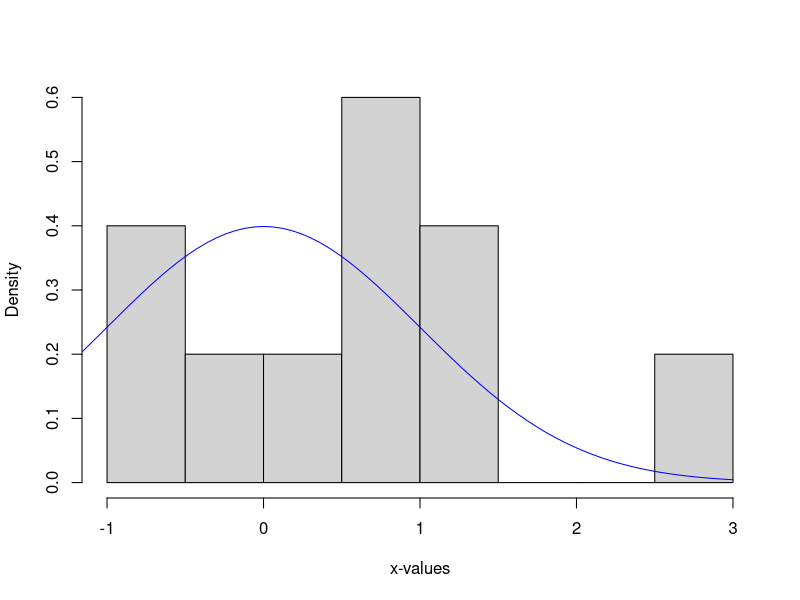
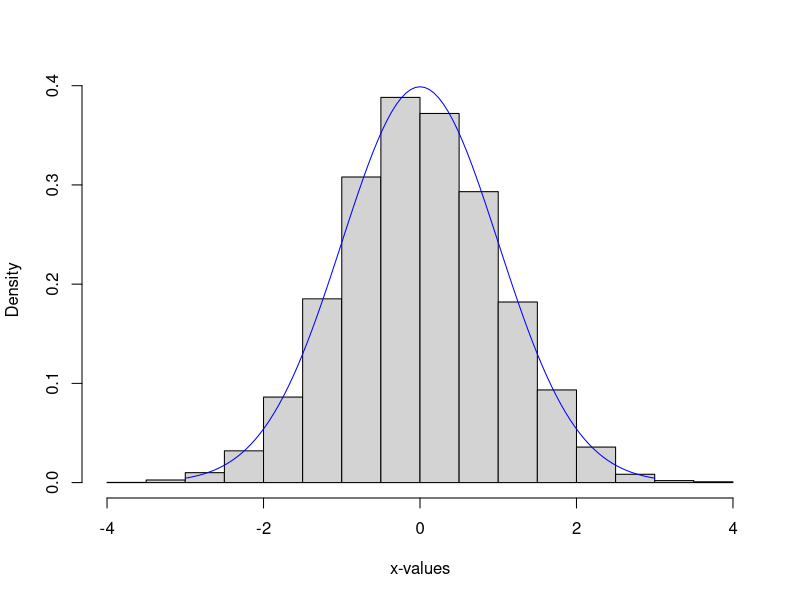
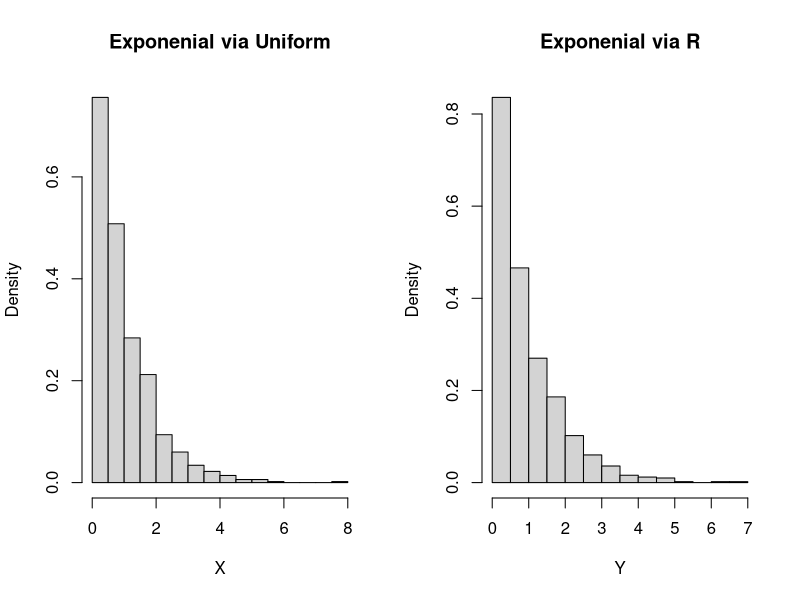
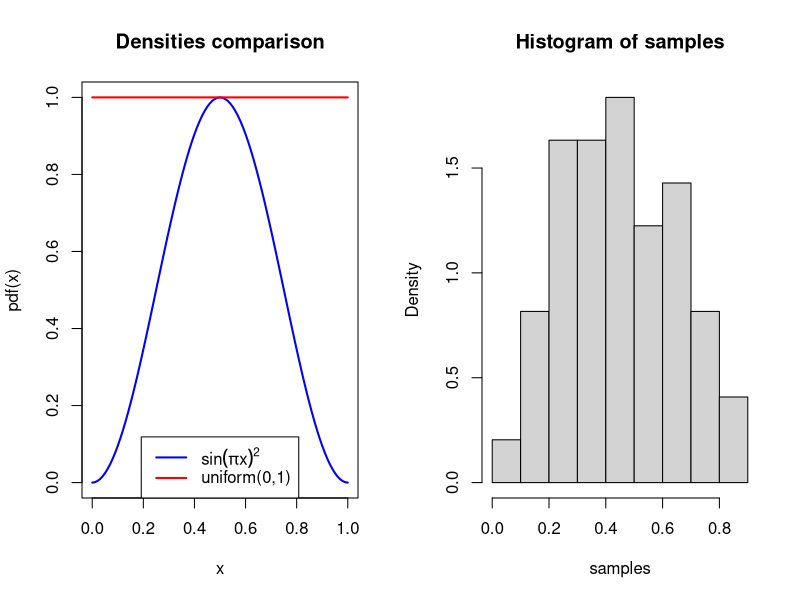
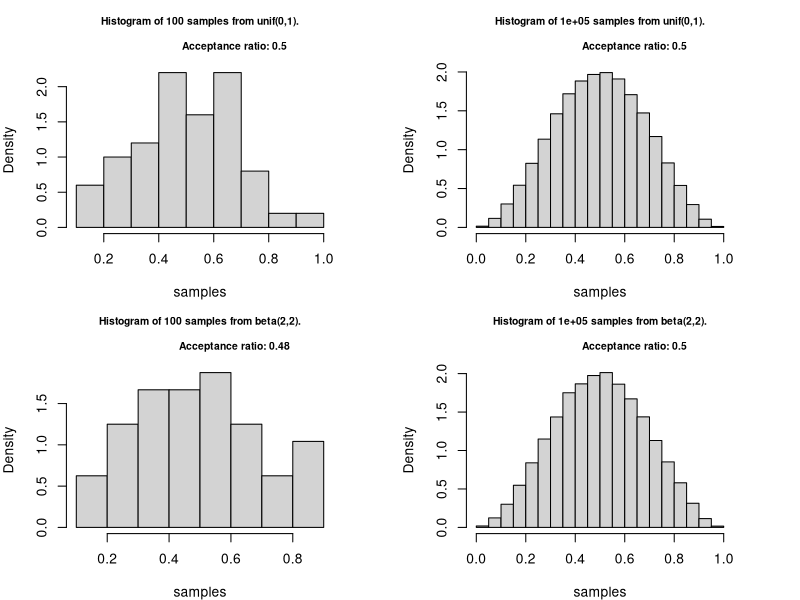
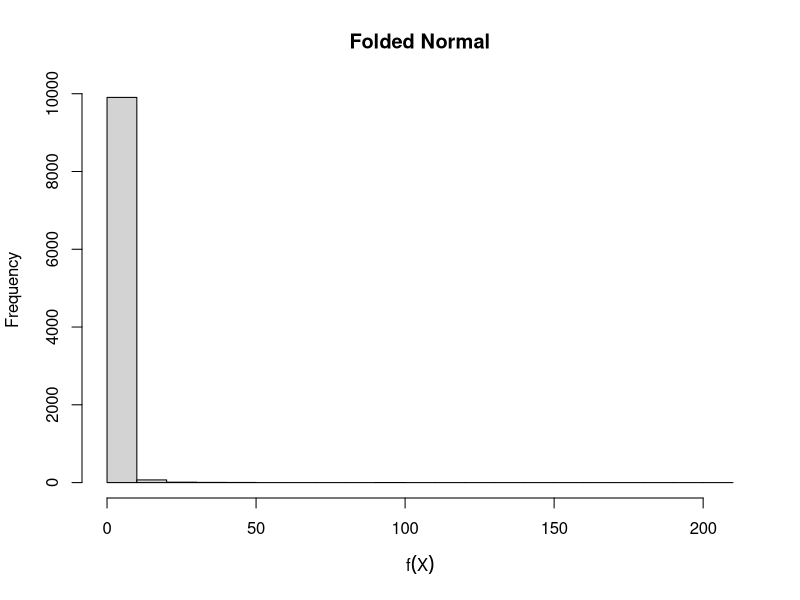
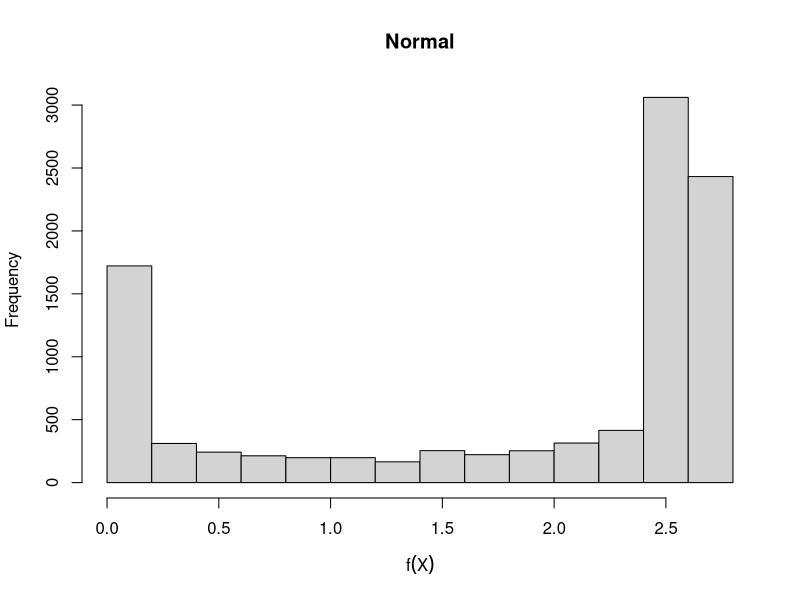
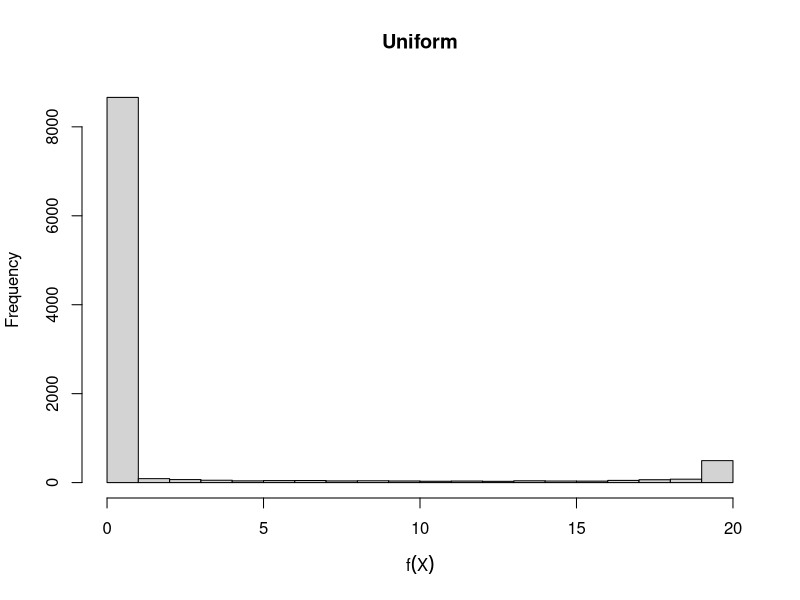

Generate these figures, in order, with R:
## ---- chunk 1
x <- seq(-3,3,length.out=10)
hist(rnorm(x), freq=FALSE, main="", xlab = "x-values")
## true density
curve(dnorm(x, mean = 0, sd = 1),
      from = -3,
      to = 3,
      add = TRUE,
      col = "blue",
      xlab = "x-values")
## ---- chunk 2
x <- seq(-3,3,length.out=10000)
hist(rnorm(x), freq=FALSE, main="", xlab = "x-values")
## true density
curve(dnorm(x, mean = 0, sd = 1),
      from = -3,
      to = 3,
      add = TRUE,
      col = "blue",
      xlab = "x-values")
## ---- chunk 3
nsim <- 1000
U <- runif(nsim)
X <- -log(U)
Y <- rexp(nsim)
par(mfrow=(c(1,2)))
hist(X, freq=FALSE, main="Exponenial via Uniform")
hist(Y, freq=FALSE, main="Exponenial via R")
## ---- chunk 4
# density function for f(x)
densFun <- function(x) { 
  return(sin(pi*x)^2)
}
x <- seq(0, 1, 10^-2)
## ---- chunk 5
plot(x, densFun(x), 
     xlab = "x", ylab = "pdf(x)",
     type = "l", lty = 1, lwd = 2, col = "blue",
     main = "Densities comparison")
lines(x, dunif(x, 0, 1), lwd = 2, col="red")
legend('bottom',
       c(expression(sin(pi*x)^2), "uniform(0,1)"), 
       lty = 1, lwd = 2, col = c("blue", "red"))
## ---- chunk 6
numSim=10^2
samples = NULL
for (i in 1:numSim) {
  # get a uniform proposal
  proposal <- runif(1) 
  # calculate the ratio
  densRat <- densFun(proposal)/dunif(proposal)  
  #accept the sample with p=densRat
  if ( runif(1) < densRat ){ 
    #fill our vector with accepted samples
    samples <- c(samples, proposal) 
  }
}
## ---- chunk 7
hist(samples, freq=FALSE) #construct density hist
print(paste("Acceptance Ratio:", length(samples)/numSim))
## ---- chunk 8
sim_fun <- function(f, envelope = "unif", par1 = 0, 
                    par2 = 1, n = 10^2, plot = TRUE){
  
  r_envelope <- match.fun(paste0("r", envelope))
  d_envelope <- match.fun(paste0("d", envelope))
  proposal <- r_envelope(n, par1, par2)
  density_ratio <- f(proposal) / d_envelope(proposal, par1, par2)
  samples <- proposal[runif(n) < density_ratio]
  acceptance_ratio <- length(samples) / n
  if (plot) {
    hist(samples, probability = TRUE, 
         main = paste0("Histogram of ", n, " samples from ", 
                       envelope, "(", par1, ",", par2, ").\n 
                       Acceptance ratio: ", 
                       round(acceptance_ratio,2)), cex.main = 0.75)
  }
  list(x = samples, acceptance_ratio = acceptance_ratio)
}
## ---- chunk 9
par(mfrow = c(2,2), mar = rep(4, 4))
unif_1 <- sim_fun(f=densFun , envelope = "unif", par1 = 0, par2 = 1, n = 10^2) 
unif_2 <- sim_fun(f=densFun, envelope = "unif", par1 = 0, par2 = 1, n = 10^5)
beta_1 <- sim_fun(f=densFun, envelope = "beta", par1 = 2, par2 = 2, n = 10^2)
beta_2 <- sim_fun(f=densFun, envelope = "beta", par1 = 2, par2 = 2, n = 10^5)
## ---- chunk 10
knitr::opts_chunk$set(cache=TRUE)
library(xtable)
# define target functions for MC estimate
mc1 <- function(x){
  # folded normal target
  return(sqrt(2*pi/abs(x)))
}

mc2 <- function(x){
  # normal target
  exp(-x^4)/dnorm(x)
}

mc3 <- function(x){
  # uniform target
  return(20*exp(-x^4))
}
mcSE <- function(values){
  # this function calculates the standard error
  # of an MC estimate with target function values
  # eg values should be vector of f(x_i)
  return(sqrt(var(values)/length(values)))
}
# folded normal
draws <- rnorm(10000)
values <- sapply(draws,mc1)
# normal
draws2 <- rnorm(10000)
values2 <- sapply(draws2,mc2)
# uniform
draws3 <- runif(10000,min=-10,max=10)
values3 <- sapply(draws3,mc3)
# plot histograms
pdf(file="mc1hist.pdf")
hist(values*2^(-5/4), xlab = expression(f(X)),
     main = "Folded Normal")
dev.off()
pdf(file="mc2hist.pdf")
hist(values2, xlab = expression(f(X)),
     main = "Normal")
dev.off()
pdf(file="mc3hist.pdf")
hist(values3, xlab = expression(f(X)),
     main = "Uniform")
dev.off()
# put results in a data frame and display with xtable
mc.mean <- mean(values)*2^(-5/4)
mc.sd<- 2^(-10/4)*sd(values)/sqrt(length(values))
means <- c(gamma(1/4)/2,mc.mean,mean(values2),mean(values3))
SEs <- c(NA, mcSE(values),mcSE(values2),mcSE(values3))
mc.df <- data.frame(Mean = means, SE = SEs, 
                    row.names = c("True value", "row.names
                                  Normal", "Full Normal",  
                                  "Truncated Uniform"))
xtable(mc.df)
